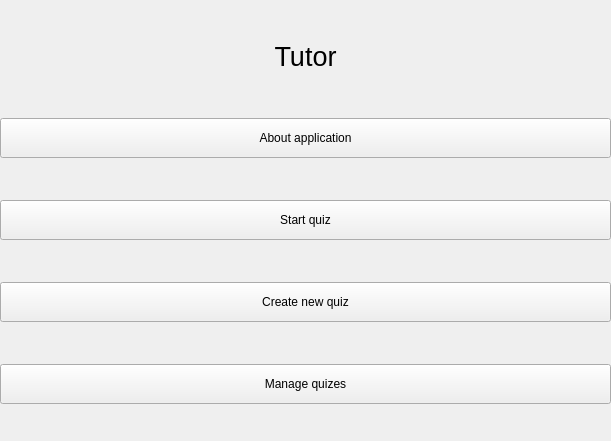
<?xml version="1.0" encoding="UTF-8"?>
<ui version="4.0">
 <class>MainWindow</class>
 <widget class="QMainWindow" name="MainWindow">
  <property name="geometry">
   <rect>
    <x>0</x>
    <y>0</y>
    <width>611</width>
    <height>441</height>
   </rect>
  </property>
  <property name="windowTitle">
   <string>MainWindow</string>
  </property>
  <widget class="QWidget" name="centralwidget">
   <widget class="QWidget" name="verticalLayoutWidget">
    <property name="enabled">
     <bool>true</bool>
    </property>
    <property name="geometry">
     <rect>
      <x>0</x>
      <y>0</y>
      <width>611</width>
      <height>441</height>
     </rect>
    </property>
    <property name="sizePolicy">
     <sizepolicy hsizetype="Minimum" vsizetype="Preferred">
      <horstretch>0</horstretch>
      <verstretch>0</verstretch>
     </sizepolicy>
    </property>
    <layout class="QVBoxLayout" name="verticalLayout">
     <item>
      <widget class="QLabel" name="tutor_label">
       <property name="maximumSize">
        <size>
         <width>16777215</width>
         <height>40</height>
        </size>
       </property>
       <property name="font">
        <font>
         <pointsize>20</pointsize>
        </font>
       </property>
       <property name="text">
        <string>Tutor</string>
       </property>
       <property name="alignment">
        <set>Qt::AlignCenter</set>
       </property>
      </widget>
     </item>
     <item>
      <widget class="QPushButton" name="about_btn">
       <property name="enabled">
        <bool>true</bool>
       </property>
       <property name="sizePolicy">
        <sizepolicy hsizetype="Minimum" vsizetype="Preferred">
         <horstretch>0</horstretch>
         <verstretch>0</verstretch>
        </sizepolicy>
       </property>
       <property name="maximumSize">
        <size>
         <width>16777215</width>
         <height>40</height>
        </size>
       </property>
       <property name="text">
        <string>About application</string>
       </property>
      </widget>
     </item>
     <item>
      <widget class="QPushButton" name="start_quiz_btn">
       <property name="sizePolicy">
        <sizepolicy hsizetype="Minimum" vsizetype="Preferred">
         <horstretch>0</horstretch>
         <verstretch>0</verstretch>
        </sizepolicy>
       </property>
       <property name="maximumSize">
        <size>
         <width>16777215</width>
         <height>40</height>
        </size>
       </property>
       <property name="text">
        <string>Start quiz</string>
       </property>
      </widget>
     </item>
     <item>
      <widget class="QPushButton" name="create_quiz_btn">
       <property name="sizePolicy">
        <sizepolicy hsizetype="Minimum" vsizetype="Preferred">
         <horstretch>0</horstretch>
         <verstretch>0</verstretch>
        </sizepolicy>
       </property>
       <property name="maximumSize">
        <size>
         <width>16777215</width>
         <height>40</height>
        </size>
       </property>
       <property name="text">
        <string>Create new quiz</string>
       </property>
      </widget>
     </item>
     <item>
      <widget class="QPushButton" name="manage_quiz_btn">
       <property name="sizePolicy">
        <sizepolicy hsizetype="Minimum" vsizetype="Preferred">
         <horstretch>0</horstretch>
         <verstretch>0</verstretch>
        </sizepolicy>
       </property>
       <property name="maximumSize">
        <size>
         <width>16777215</width>
         <height>40</height>
        </size>
       </property>
       <property name="text">
        <string>Manage quizes</string>
       </property>
      </widget>
     </item>
    </layout>
   </widget>
  </widget>
 </widget>
 <resources/>
 <connections/>
</ui>
